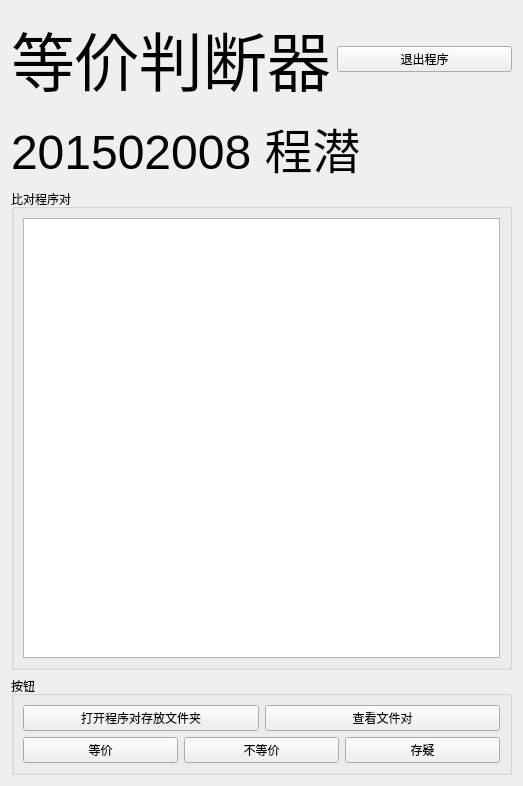
<?xml version="1.0" encoding="UTF-8"?>
<ui version="4.0">
 <class>Form</class>
 <widget class="QWidget" name="Form">
  <property name="geometry">
   <rect>
    <x>0</x>
    <y>0</y>
    <width>523</width>
    <height>786</height>
   </rect>
  </property>
  <property name="windowTitle">
   <string>Form</string>
  </property>
  <layout class="QHBoxLayout" name="horizontalLayout_4">
   <item>
    <layout class="QVBoxLayout" name="verticalLayout_3">
     <item>
      <layout class="QHBoxLayout" name="horizontalLayout_3">
       <item>
        <widget class="QLabel" name="label">
         <property name="text">
          <string>&lt;html&gt;&lt;head/&gt;&lt;body&gt;&lt;p&gt;&lt;span style=&quot; font-size:48pt;&quot;&gt;等价判断器&lt;/span&gt;&lt;/p&gt;&lt;/body&gt;&lt;/html&gt;</string>
         </property>
        </widget>
       </item>
       <item>
        <widget class="QPushButton" name="endButton">
         <property name="text">
          <string>退出程序</string>
         </property>
        </widget>
       </item>
      </layout>
     </item>
     <item>
      <widget class="QLabel" name="label_2">
       <property name="text">
        <string>&lt;html&gt;&lt;head/&gt;&lt;body&gt;&lt;p&gt;&lt;span style=&quot; font-size:36pt;&quot;&gt;201502008 程潜&lt;/span&gt;&lt;/p&gt;&lt;/body&gt;&lt;/html&gt;</string>
       </property>
      </widget>
     </item>
     <item>
      <widget class="QGroupBox" name="groupBox">
       <property name="title">
        <string>比对程序对</string>
       </property>
       <layout class="QVBoxLayout" name="verticalLayout">
        <item>
         <widget class="QListWidget" name="csvWidget"/>
        </item>
       </layout>
      </widget>
     </item>
     <item>
      <widget class="QGroupBox" name="groupBox_2">
       <property name="title">
        <string>按钮</string>
       </property>
       <layout class="QVBoxLayout" name="verticalLayout_2">
        <item>
         <layout class="QHBoxLayout" name="horizontalLayout_2">
          <item>
           <widget class="QPushButton" name="importButton">
            <property name="text">
             <string>打开程序对存放文件夹</string>
            </property>
           </widget>
          </item>
          <item>
           <widget class="QPushButton" name="openButton">
            <property name="text">
             <string>查看文件对</string>
            </property>
            <property name="autoRepeatDelay">
             <number>300</number>
            </property>
           </widget>
          </item>
         </layout>
        </item>
        <item>
         <layout class="QHBoxLayout" name="horizontalLayout">
          <item>
           <widget class="QPushButton" name="equalButton">
            <property name="text">
             <string>等价</string>
            </property>
           </widget>
          </item>
          <item>
           <widget class="QPushButton" name="inequalButton">
            <property name="text">
             <string>不等价</string>
            </property>
           </widget>
          </item>
          <item>
           <widget class="QPushButton" name="suspectButton">
            <property name="text">
             <string>存疑</string>
            </property>
           </widget>
          </item>
         </layout>
        </item>
       </layout>
      </widget>
     </item>
    </layout>
   </item>
  </layout>
 </widget>
 <resources/>
 <connections/>
</ui>
